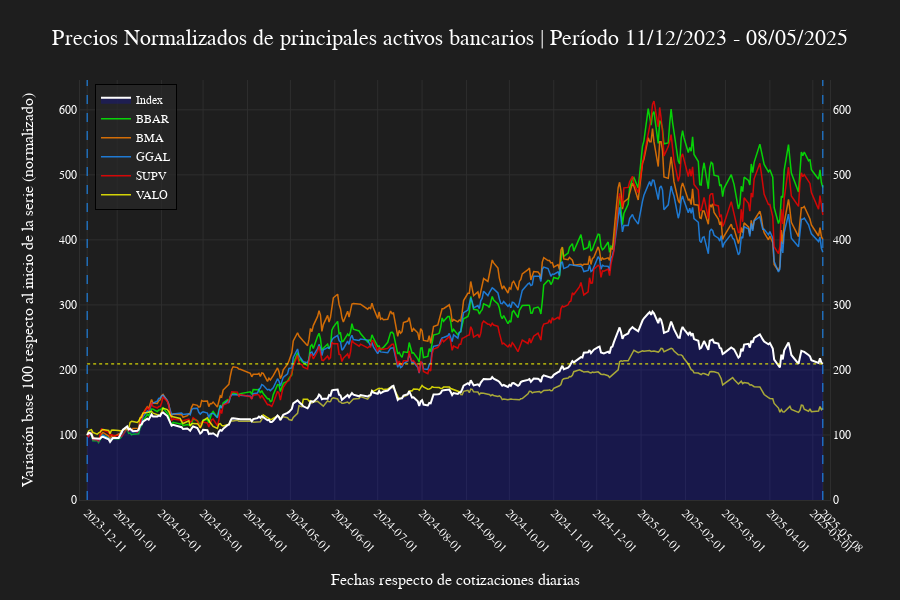

Notebook source saved alongside this figure:
### Markdown cell above
## 5.1 Plot normalizado

### Code cell
datos = prices_norm
fecha_inicio = datos.index[0]
fecha_fin = datos.index[-1]

periodo = f"{fecha_inicio.strftime('%d/%m/%Y')} - {fecha_fin.strftime('%d/%m/%Y')}"
graf_titulo = f'Precios Normalizados de principales activos bancarios | Período {periodo}'
eje_x_titulo = f'Fechas respecto de cotizaciones diarias'
eje_y_titulo = f'Variación base 100 respecto al inicio de la serie (normalizado)'

eje_x = datos.index
dias_total = (fecha_fin - fecha_inicio).days
dias_extra = int(dias_total * 0.01)  # 1% del rango
x_min_extendido = fecha_inicio - pd.Timedelta(days=dias_extra)
x_max_extendido = fecha_fin + pd.Timedelta(days=dias_extra)

tickvals = pd.date_range(start=fecha_inicio, end=fecha_fin, freq='MS').to_list()
if fecha_inicio not in tickvals: tickvals.insert(0, fecha_inicio)
if fecha_fin not in tickvals: tickvals.append(fecha_fin)

# Creamos linea vertical de inicio y fin    
linea_vertical = lambda fecha, color: dict(
	type="line", xref="x", yref="paper", x0=fecha, x1=fecha, y0=0, y1=1, line=dict(color=color, width=1.0, dash="dash"))

line_props = [
	{'y': datos[tickers[0]], 'color': get_color(7), 'width': 2, 'text_leg': f'{tickers[0]}'},
	{"y": datos[tickers[1]], 'color': get_color(0), 'width': 1.5, 'text_leg': f'{tickers[1]}'},
	{"y": datos[tickers[2]], 'color': get_color(1), 'width': 1.5, "text_leg": f'{tickers[2]}'},
	{"y": datos[tickers[3]], 'color': get_color(2), 'width': 1.5, "text_leg": f'{tickers[3]}'},
	{"y": datos[tickers[4]], 'color': get_color(3), 'width': 1.5, "text_leg": f'{tickers[4]}'},
	{"y": datos[tickers[5]], 'color': get_color(4), 'width': 1.5, "text_leg": f'{tickers[5]}'},
]

fig_activos_norm = go.Figure()

for i, prop in enumerate(line_props):
	fig_activos_norm.add_trace(go.Scatter(
		x=eje_x, y=prop['y'],
		mode='lines',
		line=dict(width=prop['width'], color=prop['color']), opacity=0.8,
		name=prop['text_leg'], showlegend=True,
		yaxis='y2' if i == 0 else 'y',
		fillcolor='rgba(0, 0, 255, 0.2)' if i == 0 else None, 
		fill='tozeroy' if i == 0 else None,))
	
	if i == 0:
		fig_activos_norm.add_shape(
			type="line", x0=min(eje_x), x1=max(eje_x), 
			y0=prop['y'].iloc[-1], y1=prop['y'].iloc[-1],
			line=dict(color=get_color(4), width=1, dash="dot"))

fig_activos_norm.add_shape(
	linea_vertical(fecha_inicio, get_color(2)))
fig_activos_norm.add_shape(
	linea_vertical(fecha_fin, get_color(2)))

fig_activos_norm.update_layout(
	width=900, height=600, margin=dict(l=80, r=70, t=80, b=100),
	title=dict(text=graf_titulo, x=0.5, y=0.95),
	xaxis=dict(
		title=dict(text=eje_x_titulo, standoff=20), type='date', tickvals=tickvals, tickformat='%Y-%m-%d', tickangle=45, range=[x_min_extendido, x_max_extendido],# dtick='M1',
	),
	yaxis=dict(
		title=dict(text=eje_y_titulo, standoff=20),	type='linear', side='left'),
	yaxis2=dict(
		overlaying='y', side='right', showgrid=False, showticklabels=True, matches='y'),
	legend=dict(bordercolor="black", borderwidth=1, x=0.02, y=0.99, xanchor="left", yanchor="top"),
)

set_bloomberg_dark(fig_activos_norm)
fig_activos_norm.show()

### Figure 1 — Plotly figure (JSON) as saved in the notebook; plotly's stock layout.template omitted (floating-point values rounded to 4 significant figures; data arrays with more than 128 entries replaced by an {"elided": "..."} marker saying what was removed)
{"data": [{"fill": "tozeroy", "fillcolor": "rgba(0, 0, 255, 0.2)", "line": {"color": "#FFFFFF", "width": 2}, "mode": "lines", "name": "Index", "opacity": 0.8, "showlegend": true, "type": "scatter", "x": {"elided": "343 str values"}, "y": {"elided": "343 float values"}, "yaxis": "y2"}, {"line": {"color": "#00FF00", "width": 1.5}, "mode": "lines", "name": "BBAR", "opacity": 0.8, "showlegend": true, "type": "scatter", "x": {"elided": "343 str values"}, "y": {"elided": "343 float values"}, "yaxis": "y"}, {"line": {"color": "#FF8000", "width": 1.5}, "mode": "lines", "name": "BMA", "opacity": 0.8, "showlegend": true, "type": "scatter", "x": {"elided": "343 str values"}, "y": {"elided": "343 float values"}, "yaxis": "y"}, {"line": {"color": "#1E90FF", "width": 1.5}, "mode": "lines", "name": "GGAL", "opacity": 0.8, "showlegend": true, "type": "scatter", "x": {"elided": "343 str values"}, "y": {"elided": "343 float values"}, "yaxis": "y"}, {"line": {"color": "#FF0000", "width": 1.5}, "mode": "lines", "name": "SUPV", "opacity": 0.8, "showlegend": true, "type": "scatter", "x": {"elided": "343 str values"}, "y": {"elided": "343 float values"}, "yaxis": "y"}, {"line": {"color": "#FFFF00", "width": 1.5}, "mode": "lines", "name": "VALO", "opacity": 0.8, "showlegend": true, "type": "scatter", "x": {"elided": "343 str values"}, "y": {"elided": "343 float values"}, "yaxis": "y"}], "layout": {"height": 600, "legend": {"bordercolor": "black", "borderwidth": 1, "x": 0.02, "xanchor": "left", "y": 0.99, "yanchor": "top"}, "margin": {"b": 100, "l": 80, "r": 70, "t": 80}, "shapes": [{"line": {"color": "#FFFF00", "dash": "dot", "width": 1}, "type": "line", "x0": "2023-12-11T00:00:00", "x1": "2025-05-08T00:00:00", "y0": 209.2, "y1": 209.2}, {"line": {"color": "#1E90FF", "dash": "dash", "width": 1}, "type": "line", "x0": "2023-12-11T00:00:00", "x1": "2023-12-11T00:00:00", "xref": "x", "y0": 0, "y1": 1, "yref": "paper"}, {"line": {"color": "#1E90FF", "dash": "dash", "width": 1}, "type": "line", "x0": "2025-05-08T00:00:00", "x1": "2025-05-08T00:00:00", "xref": "x", "y0": 0, "y1": 1, "yref": "paper"}], "title": {"text": "Precios Normalizados de principales activos bancarios | Período 11/12/2023 - 08/05/2025", "x": 0.5, "y": 0.95}, "width": 900, "xaxis": {"range": ["2023-12-06T00:00:00", "2025-05-13T00:00:00"], "tickangle": 45, "tickformat": "%Y-%m-%d", "tickvals": ["2023-12-11T00:00:00", "2024-01-01T00:00:00", "2024-02-01T00:00:00", "2024-03-01T00:00:00", "2024-04-01T00:00:00", "2024-05-01T00:00:00", "2024-06-01T00:00:00", "2024-07-01T00:00:00", "2024-08-01T00:00:00", "2024-09-01T00:00:00", "2024-10-01T00:00:00", "2024-11-01T00:00:00", "2024-12-01T00:00:00", "2025-01-01T00:00:00", "2025-02-01T00:00:00", "2025-03-01T00:00:00", "2025-04-01T00:00:00", "2025-05-01T00:00:00", "2025-05-08T00:00:00"], "title": {"standoff": 20, "text": "Fechas respecto de cotizaciones diarias"}, "type": "date"}, "yaxis": {"side": "left", "title": {"standoff": 20, "text": "Variación base 100 respecto al inicio de la serie (normalizado)"}, "type": "linear"}, "yaxis2": {"matches": "y", "overlaying": "y", "showgrid": false, "showticklabels": true, "side": "right"}}}
